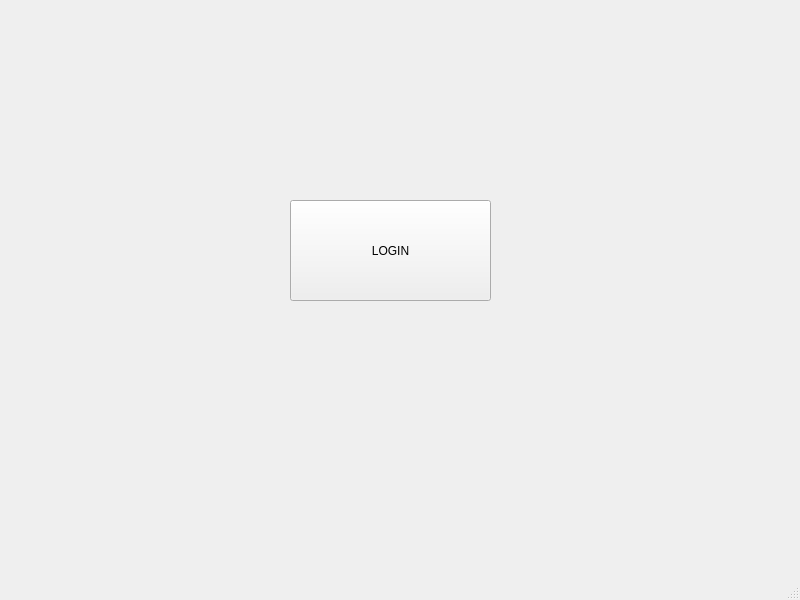
<?xml version="1.0" encoding="UTF-8"?>
<ui version="4.0">
 <class>MainWindow</class>
 <widget class="QMainWindow" name="MainWindow">
  <property name="geometry">
   <rect>
    <x>0</x>
    <y>0</y>
    <width>800</width>
    <height>600</height>
   </rect>
  </property>
  <property name="windowTitle">
   <string>MainWindow</string>
  </property>
  <widget class="QWidget" name="centralwidget">
   <widget class="QPushButton" name="btnLogin">
    <property name="geometry">
     <rect>
      <x>290</x>
      <y>200</y>
      <width>201</width>
      <height>101</height>
     </rect>
    </property>
    <property name="text">
     <string>LOGIN</string>
    </property>
   </widget>
  </widget>
  <widget class="QMenuBar" name="menubar">
   <property name="geometry">
    <rect>
     <x>0</x>
     <y>0</y>
     <width>800</width>
     <height>21</height>
    </rect>
   </property>
  </widget>
  <widget class="QStatusBar" name="statusbar"/>
 </widget>
 <resources/>
 <connections/>
</ui>
